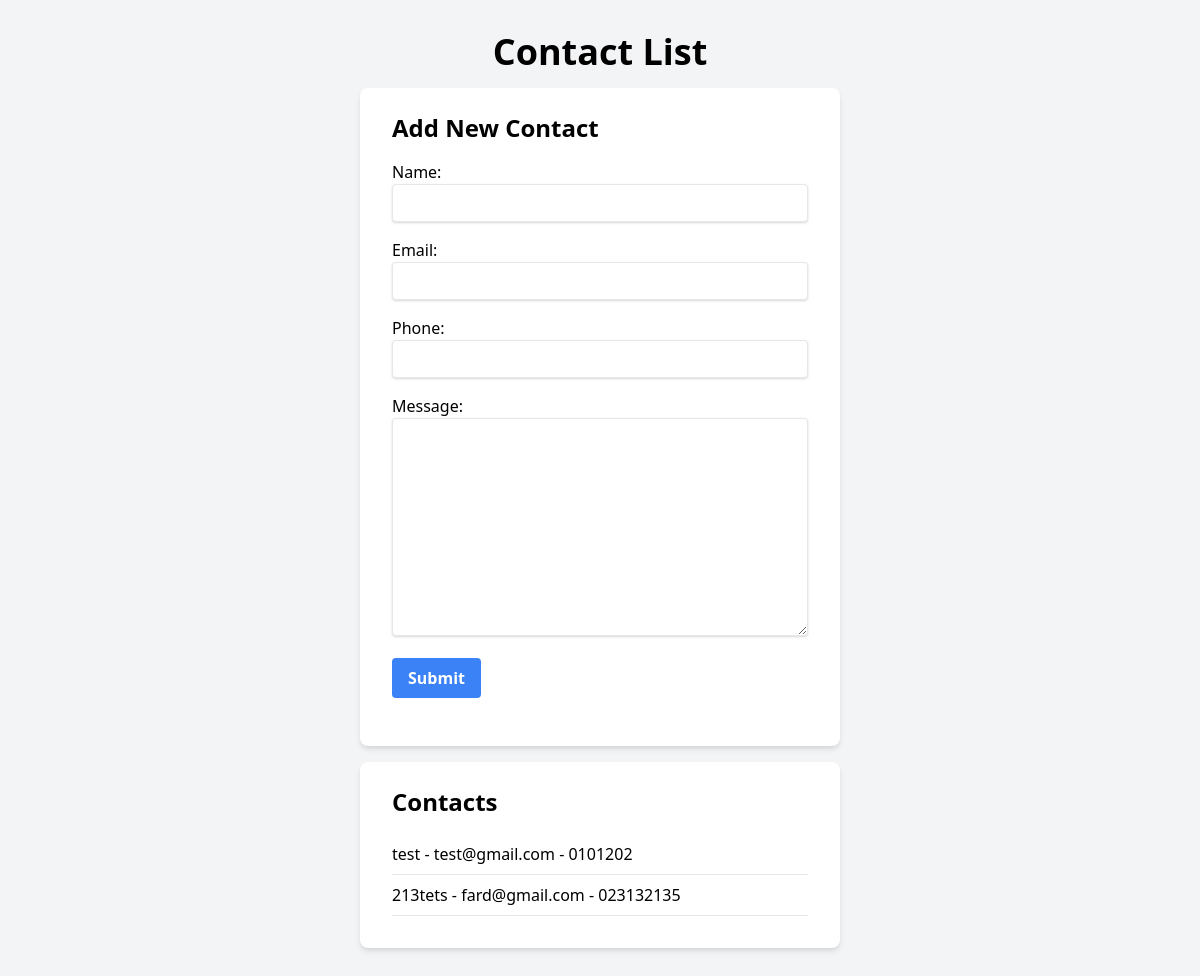
The page /contacts/ on the database as committed earlier.
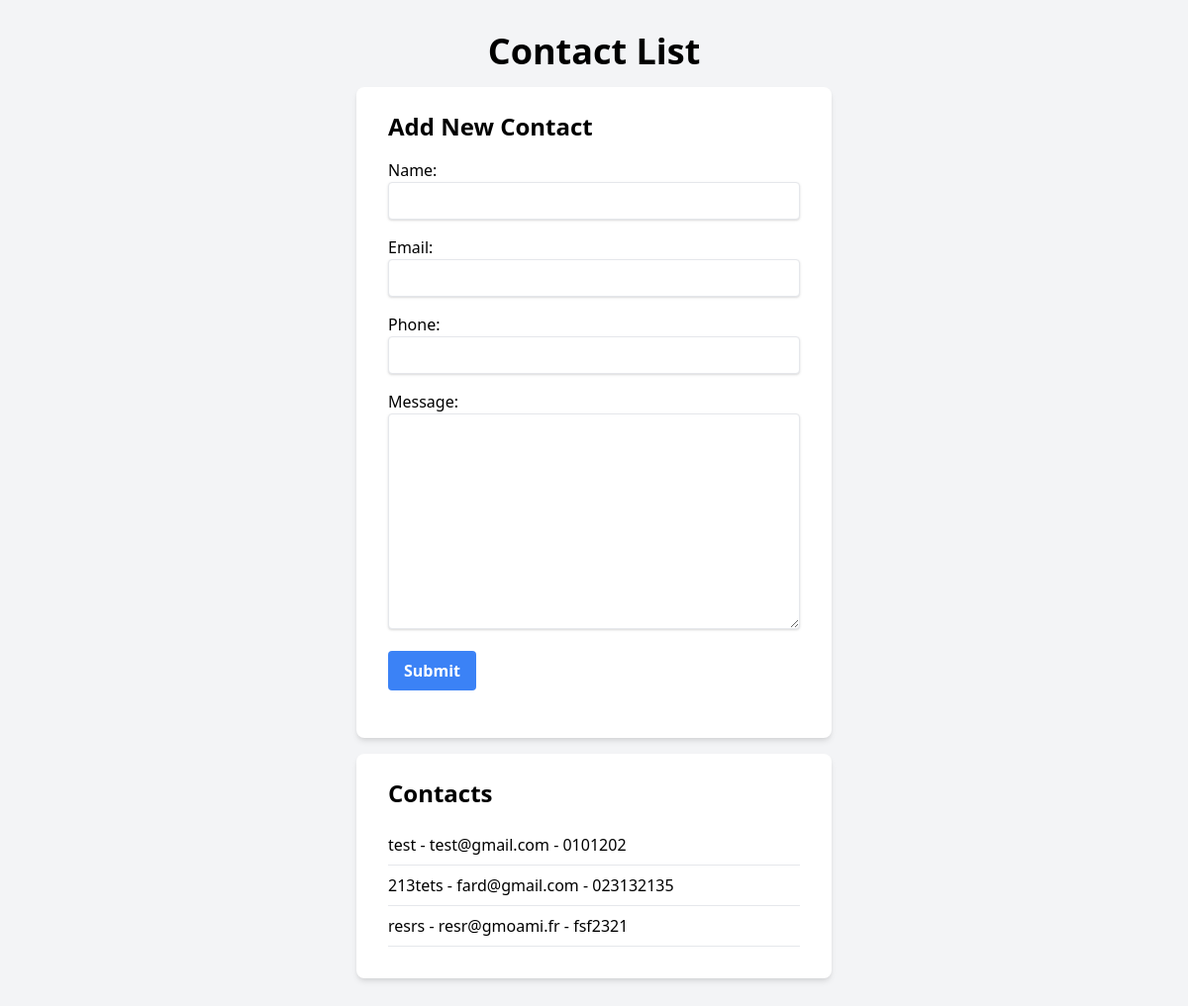
The same page on the database as committed later.
### contacts/models.py (models this page shows, shortened)
class Contact(models.Model):
    name = models.CharField(max_length=100)
    email = models.EmailField()
    phone = models.CharField(max_length=15)
    message = models.TextField()

### contacts/views.py (the view)
# urls.py: path('', views.contact_list, name='contact_list'),
def contact_list(request):
    contacts = Contact.objects.all()  # Récupère tous les contacts de la base de données
    if request.method == "POST":
        form = ContactForm(request.POST)  # Crée une instance de formulaire avec les données POST
        if form.is_valid():  # Vérifie la validité des données du formulaire
            form.save()  # Sauvegarde le nouveau contact dans la base de données
            return redirect('contact_list')  # Redirige l'utilisateur vers la liste des contacts après la soumission
    else:
        form = ContactForm()  # Crée une instance de formulaire vide pour une requête GET
    return render(request, 'contacts/contact_list.html', {'contacts': contacts, 'form': form})

### contacts/forms.py
class ContactForm(forms.ModelForm):
    class Meta:
        model = Contact
        fields = ['name', 'email', 'phone', 'message']

### contacts/templates/contacts/contact_list.html (shortened to what this page needs)
<!DOCTYPE html>
<html lang="en">
<head>
    <link href="https://cdn.jsdelivr.net/npm/tailwindcss@2.2.19/dist/tailwind.min.css" rel="stylesheet">
</head>
{% load widget_tweaks %}
<body class="bg-gray-100 font-sans leading-normal tracking-normal">
    <div class="container mx-auto p-8">
        <div class="flex flex-wrap justify-center">
            <div class="w-full lg:w-1/2">
                <h1 class="text-4xl font-bold text-center mb-4">Contact List</h1>
                <div class="bg-white shadow-md rounded-lg px-8 pt-6 pb-8 mb-4">
                    <h2 class="text-2xl font-bold mb-4">Add New Contact</h2>
                    <form method="post" class="mb-4">
                        <div class="mb-4">
                            {{ form.name.label_tag }}
                            {{ form.name|add_class:"shadow appearance-none border rounded w-full py-2 px-3 text-gray-700 leading-tight focus:outline-none focus:shadow-outline" }}
                        </div>
                        <div class="mb-4">
                            {{ form.email.label_tag }}
                            {{ form.email|add_class:"shadow appearance-none border rounded w-full py-2 px-3 text-gray-700 leading-tight focus:outline-none focus:shadow-outline" }}
                        </div>
                        <div class="mb-4">
                            {{ form.phone.label_tag }}
                            {{ form.phone|add_class:"shadow appearance-none border rounded w-full py-2 px-3 text-gray-700 leading-tight focus:outline-none focus:shadow-outline" }}
                        </div>
                        <div class="mb-4">
                            {{ form.message.label_tag }}
                            {{ form.message|add_class:"shadow appearance-none border rounded w-full py-2 px-3 text-gray-700 leading-tight focus:outline-none focus:shadow-outline" }}
                        </div>
                        <button type="submit" class="bg-blue-500 hover:bg-blue-700 text-white font-bold py-2 px-4 rounded focus:outline-none focus:shadow-outline">Submit</button>
                    </form>
                </div>
                <div class="bg-white shadow-md rounded-lg px-8 pt-6 pb-8">
                    <h2 class="text-2xl font-bold mb-4">Contacts</h2>
                    {% if contacts %}
                        <ul>
                            {% for contact in contacts %}
                                <li class="border-b border-gray-200 py-2">{{ contact.name }} - {{ contact.email }} - {{ contact.phone }}</li>
                            {% endfor %}
                        </ul>
                    {% else %}
                        <p>No contacts available.</p>
                    {% endif %}
                </div>
            </div>
        </div>
    </div>
</body>
</html>

Rows that differ between the two databases and show on the page:
added Contact: name "resrs", email "resr@gmoami.fr", phone "fsf2321"
